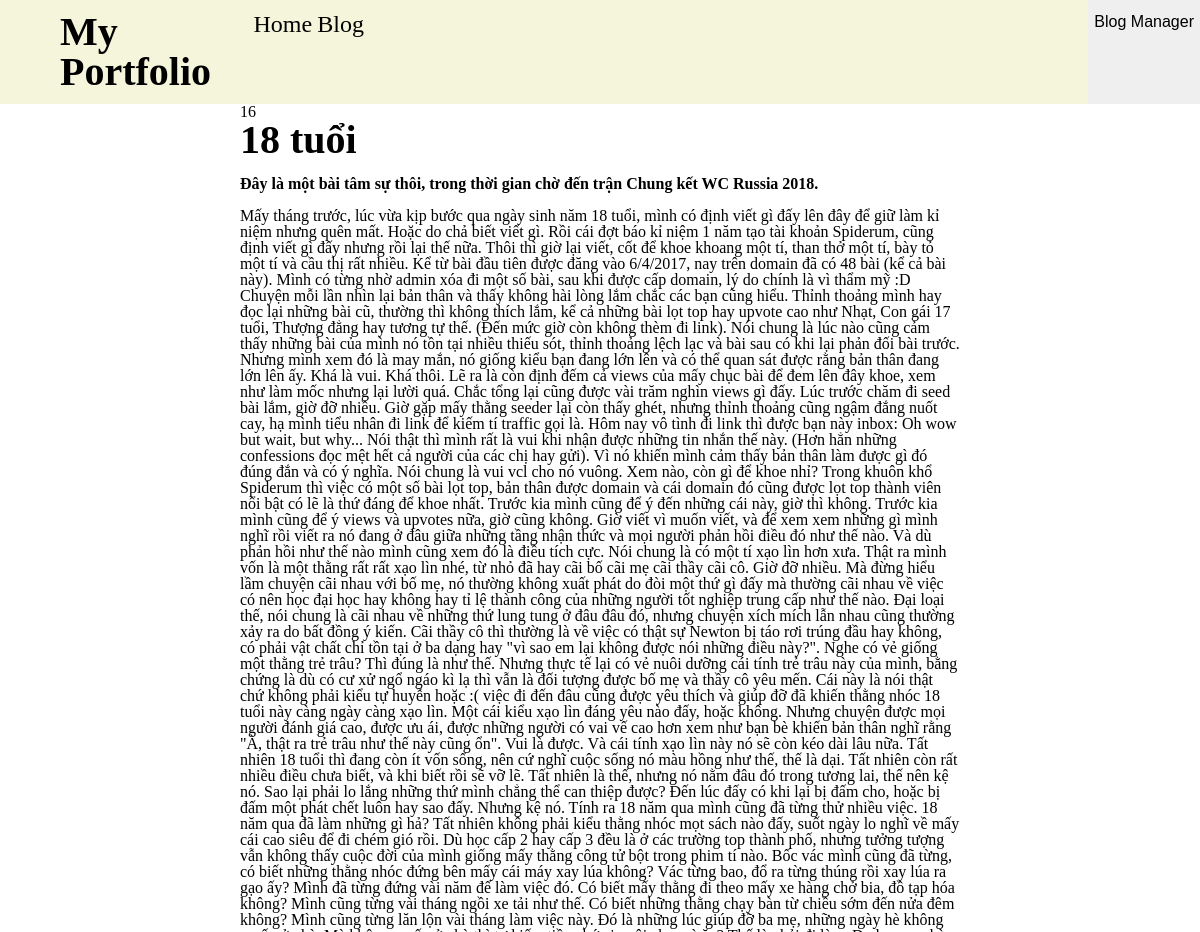
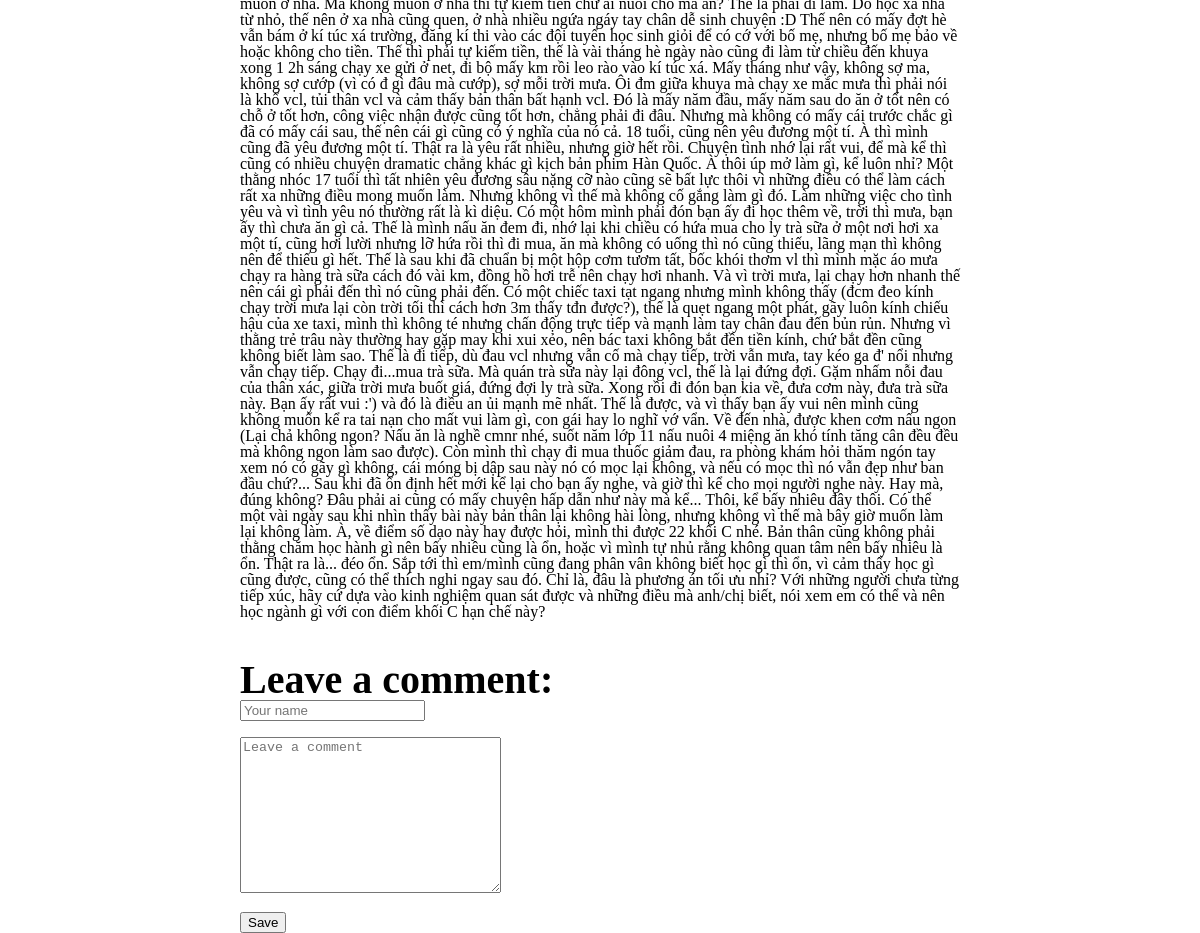
/blog/16/, run on the app's committed database (2 pictures, top to bottom).
### blog/models.py (models this page shows)
class Blog(models.Model):
    title=models.CharField(max_length=100, null=false)
    description = models.CharField(max_length=500,null=True)
    content=models.TextField()
    date =models.DateTimeField(auto_now_add=True)

### blog/views.py (the view, shortened to what this page needs)
# urls.py: path('<int:id>/', views.blog_i, name='blog_i'),
def blog_i(request, id):
    blog = Blog.objects.get(pk=id)
    comments = blog.comments.all().order_by('-date')[:10]
    param={'comments':comments,'blog':blog,}
    return render(request,'blog/blog_i.html',param)

### blog/templates/blog/blog_i.html (shortened to what this page needs)
{% extends 'main/base.html' %}
{% block head %}
{% load static %}
<div class="header_4">
    <div class="dropdown">
        <div><button class="dropbtn">Blog Manager</button></div>
    </div>
</div>
{%endblock%}
{% block body %}
<div class="blogi_body">
    <div class="blogi_side"></div>
    <div class="blogi_mid">
        <div>
            <p>{{blog.id}}</p>
            <h1> {{blog.title}}</h1>
            <h3><br>{{blog.description}}</h3>
            <p> <br>{{blog.content}} <br></p>
        </div>
        <div class="blogi_add_comment">
            <h1><br> Leave a comment:</h1>
            <form method="POST">
                <input type="text" name="your_name" placeholder="Your name">
                <br><br>
                <textarea type="text" rows="10" cols="30" name="comment" placeholder="Leave a comment"></textarea>
                <br><br>
                <input class="submit" type="submit" name="submit" value="Save">
            </form>
        </div>
    </div>
    <div class="blogi_side"></div>
</div>
{%endblock%}

### blog/templates/blog/blog_i.html (style rules this page uses)
.header_4 { display: flex; flex-direction: row-reverse; width: 73%; }
div.dropdown { padding: 2% 0%; background-color: #EFEFEF; }
.dropbtn { color: black; height: 100%; width: 100%; font-size: 100%; border: none; cursor: pointer; }
.blogi_body { width: 100%; height: 100%; display: flex; }
.blogi_side { width: 20%; }
.blogi_mid { width: 60%; flex-direction: column; }
.blogi_add_comment { text-align: left; }
.blogi_mid h1 { font-size: 250%; }

### data on the page
Blog: id "16", title "18 tuổi", description "Đây là một bài tâm sự thôi, trong thời gian chờ đến trận Chung kết WC Russia 2018.", content "Mấy tháng trước, lúc vừa kịp bước qua ngày sinh năm 18 tuổi, mình có định viết gì đấy lên đây để giữ làm kỉ niệm nhưng quên mất. Hoặc do chả biết viết gì. Rồi cái đợt báo kỉ niệm 1 năm tạo tài khoản Spiderum, cũng định viết gì đấy nhưng rồi lại thế nữa. Thôi thì giờ lại viết, cốt để khoe khoang một tí, than thở một tí, bày tỏ một tí và cầu thị rất nhiều. Kể từ bài đầu tiên được đăng vào 6/4/2017, nay trên domain đã có 48 bài (kể cả bài này). Mình có từng nhờ admin xóa đi một số bài, sau khi được cấp domain, lý do chính là vì thẩm mỹ :D Chuyện mỗi lần nhìn lại bản thân và thấy không hài lòng lắm chắc các bạn cũng hiểu. Thỉnh thoảng mình hay đọc lại những bài cũ, thường thì không thích lắm,…"
